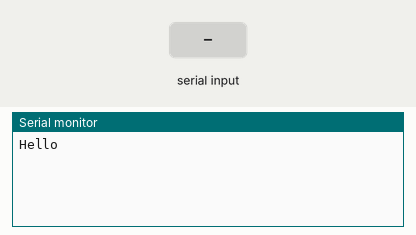
A sketch run on a simulated Arduino Uno, built with avr-gcc and run on an emulated ATmega328P. Shown: the last lines printed to the serial monitor. The inputs (shaded band) are chosen by the test bench.

Above: at 1.2 s.
1.3 s: "1" received over Serial
At 3.1 s:
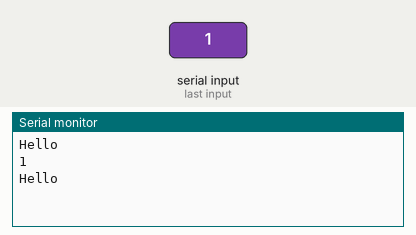
3.8 s: "0" received over Serial
At 5.2 s:
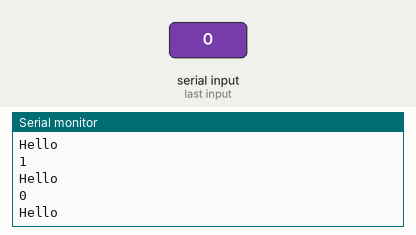
5.3 s: "2" received over Serial
At 7.3 s:
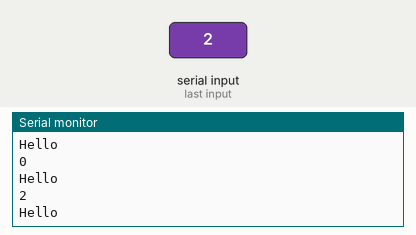

The sketch:

sketch_sep01a.ino
```cpp
String jumlah;
void setup() {
  // put your setup code here, to run once:
  Serial.begin(9600);
}

void loop() {
  // put your main code here, to run repeatedly:
  Serial.println("Hello");
  while (!Serial.available()) {
    //Do Absolutely Nothing until something is received over the serial port
  }

  delay(3);  //delay to allow buffer to fill
  if (Serial.available() > 0) {

    jumlah = Serial.readString(); //makes the string readString
  }
  Serial.println(jumlah);
}
```

Measured:
- after the input at 1.3 s, the serial monitor: prints a new line after 1.0 s (image 1)
- after the input at 3.8 s, the serial monitor: prints a new line after 1.0 s (image 2)
- after the input at 5.3 s, the serial monitor: prints a new line after 1.0 s (image 3)
